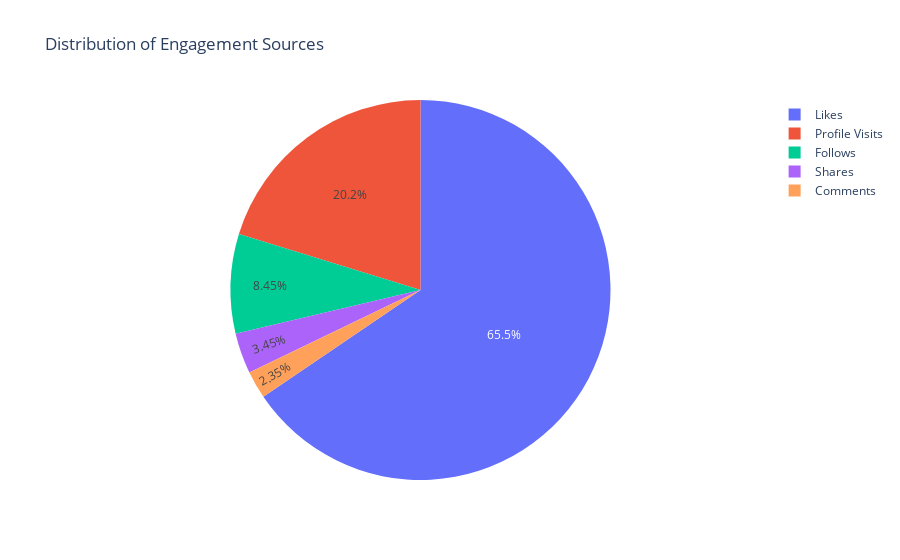

The code cell stored with this chart in its notebook:
### Code cell
# Set default plotly template
pio.templates.default = "plotly_white"
# Calculate the total engagement from different sources
engagement_sources = df[['Comments', 'Shares', 'Likes', 'Profile Visits', 'Follows']].sum()
# Create a pie chart for the distribution of engagement sources
fig = px.pie(values=engagement_sources, names=engagement_sources.index,
             title='Distribution of Engagement Sources')
# Show the plot
fig.show()

### Figure 1 — Plotly figure (JSON) as saved in the notebook; plotly's stock layout.template omitted (floating-point values rounded to 4 significant figures)
{"data": [{"domain": {"x": [0, 1], "y": [0, 1]}, "hovertemplate": "label=%{label}<br>value=%{value}<extra></extra>", "labels": ["Comments", "Shares", "Likes", "Profile Visits", "Follows"], "legendgroup": "", "name": "", "showlegend": true, "type": "pie", "values": [648, 949, 18036, 5576, 2328]}], "layout": {"legend": {"tracegroupgap": 0}, "title": {"text": "Distribution of Engagement Sources"}}}
